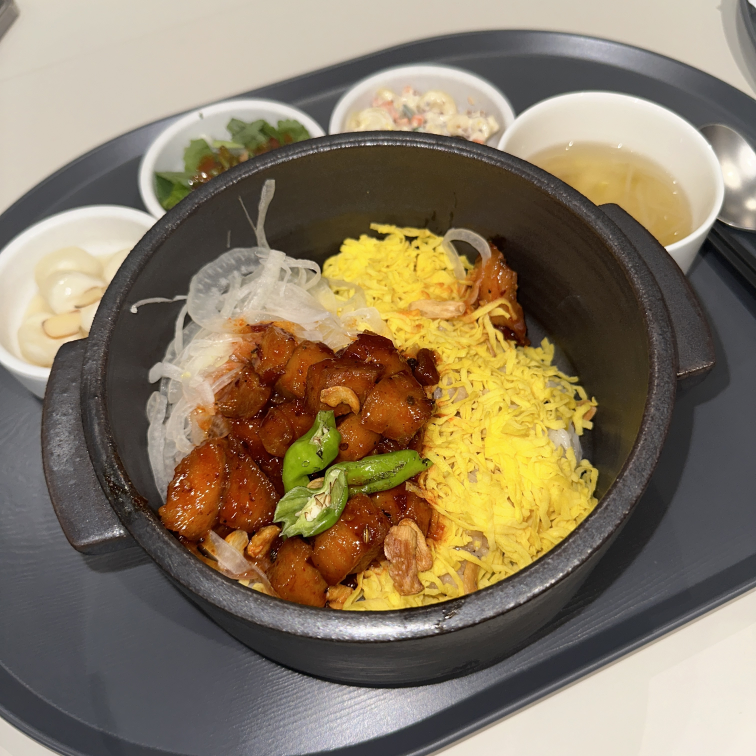
#> input picture posting/editing/image/mara.jpeg, 3024 x 3024 px (shown at 1/4 size); the run also reads 1 picture not shown here
$ python edit_image.py
#> lines starting #> are read from the running program, lines starting #| are printed output that depends on the picture
### posting/editing/image_size.py
def resize_image(original_image, size):
    resized_image = original_image.resize(size)
    return resized_image

### posting/editing/add_logo.py
def add_logo_to_image(image, logo, logo_size=(100, 100)):
    logo = logo.resize(logo_size)
    image.paste(logo, (image.width - logo.width - 10, 10), logo)
    return image


# [6 lines that do not run on import are left out]

### posting/editing/edit_image.py
from PIL import Image, ImageFont, ImageDraw
import matplotlib.pyplot as plt

from editing.image_size import resize_image
from editing.add_logo import add_logo_to_image
# from image_size import resize_image
# from add_logo import add_logo_to_image


class custom_stroke:
    def __init__(self, min_size: int, max_size: int):
        self.min_size = min_size
        self.max_size = max_size
        self.size = max_size


class custom_font:
    def __init__(self, min_size: int, max_size: int, stroke: custom_stroke, font_type: str):
        self.min_size = min_size
        self.max_size = max_size
        self.size = max_size
        self.stroke = stroke
        self.font = ImageFont.truetype(font_type, size=max_size, encoding="UTF-8")


def put_text_on_image(image: Image, text1: str, text2: str, font_type: str, font_color: str, logo_file: str, logo_size: tuple):
    image = resize_image(image, (1000, 1000))
    image = add_logo_to_image(image, Image.open(logo_file), logo_size)

    draw = ImageDraw.Draw(image)
    image_width, image_height = image.size

    # font 초기화
    font1 = custom_font(100, 190, custom_stroke(5, 18), font_type)
    font2 = custom_font(30, 60, custom_stroke(5, 8), font_type)

    font1.font = ImageFont.truetype(font_type, size=font1.max_size, encoding="UTF-8")
    font2.font = ImageFont.truetype(font_type, size=font2.max_size, encoding="UTF-8")

    # text 크기 구하기
    text1_width, text1_height = get_text_dimensions(text1, font=font1.font)
    text2_width, text2_height = get_text_dimensions(text2, font=font2.font)

    # font 크기 재적용
    font1 = adjust_font_size(font1, text1, text1_width, image_width, font_type)
    font2 = adjust_font_size(font2, text2, text2_width, image_width, font_type)

    # text 크기 다시 구하기 (font 사이즈가 달라졌으니까)
    text1_width, text1_height = get_text_dimensions(text1, font1.font)
    text2_width, text2_height = get_text_dimensions(text2, font2.font)

    # 폰트 위치 구하기
    x_position1 = (image_width - text1_width) // 2
    y_position1 = image_height - text1_height - 10
    x_position2 = (image_width - text2_width) // 2
    y_position2 = y_position1 - text2_height - 30

    # 폰트 그리기
    draw.text((x_position1, y_position1), text1, font=font1.font, fill=font_color, stroke_width=font1.stroke.size, stroke_fill=(0, 0, 0))
    draw.text((x_position2, y_position2), text2, font=font2.font, fill=font_color, stroke_width=font2.stroke.size, stroke_fill=(0, 0, 0))

    return image


def get_text_dimensions(text_string, font):
    ascent, descent = font.getmetrics()

    text_width = font.getmask(text_string).getbbox()[2]
    text_height = font.getmask(text_string).getbbox()[3] + descent

    return text_width, text_height


def adjust_font_size(custom_font: custom_font, text: str, text_width: int, image_width: int, font_type: str):
    while True:
        if text_width > image_width - 70 and custom_font.min_size < custom_font.size <= custom_font.max_size:
            custom_font.size = custom_font.size - 10
            custom_font.font = ImageFont.truetype(font_type, size=custom_font.size, encoding="UTF-8")
            text_width, _ = get_text_dimensions(text, custom_font.font)

            if custom_font.stroke.size > custom_font.stroke.min_size:
                custom_font.stroke.size = custom_font.stroke.size - 1
        else:
            break

    return custom_font


if __name__ == "__main__":
    new_image = put_text_on_image(Image.open("image/mara.jpeg"), "가나다라마바사아자", "#마라킹 #용산구핫플 #가나다라마바사아자차카타파하광인효연숙경영", "../font/SDSamliphopangcheTTFOutline.ttf", "white", "logo/logo4.png", (130, 90))
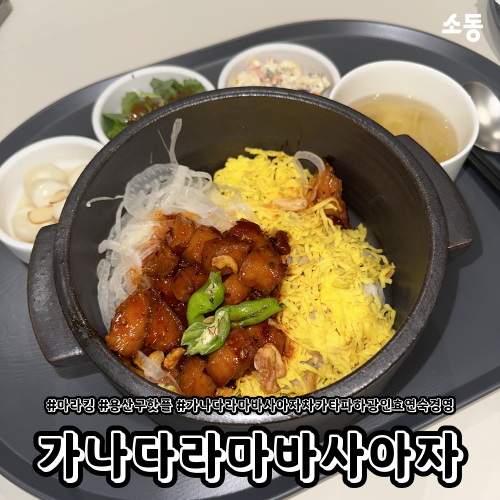
#> new_image: PIL image 1000x1000 RGB (shown at 1/2 size); mean R, G, B 132.4, 118.6, 95.8
    new_image.save("output_image.jpg")
    plt.imshow(new_image)
    plt.axis('off')
    plt.show()
